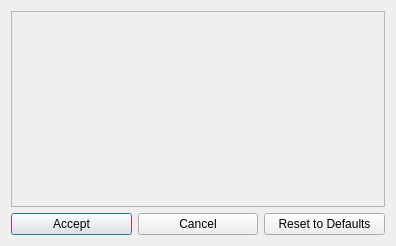
<?xml version="1.0" encoding="UTF-8"?>
<ui version="4.0">
 <class>MPOCosmeticPatchesDialog</class>
 <widget class="QDialog" name="BlankCosmeticPatchesDialog">
  <property name="geometry">
   <rect>
    <x>0</x>
    <y>0</y>
    <width>396</width>
    <height>246</height>
   </rect>
  </property>
  <property name="windowTitle">
   <string>MPO Game - Cosmetic Options</string>
  </property>
  <layout class="QGridLayout" name="gridLayout">
   <item row="2" column="2">
    <widget class="QPushButton" name="reset_button">
     <property name="text">
      <string>Reset to Defaults</string>
     </property>
    </widget>
   </item>
   <item row="2" column="0">
    <widget class="QPushButton" name="accept_button">
     <property name="text">
      <string>Accept</string>
     </property>
     <property name="default">
      <bool>true</bool>
     </property>
    </widget>
   </item>
   <item row="2" column="1">
    <widget class="QPushButton" name="cancel_button">
     <property name="text">
      <string>Cancel</string>
     </property>
    </widget>
   </item>
   <item row="1" column="0" colspan="3">
    <widget class="QScrollArea" name="scrollArea">
     <property name="widgetResizable">
      <bool>true</bool>
     </property>
     <widget class="QWidget" name="scroll_area_contents">
      <property name="geometry">
       <rect>
        <x>0</x>
        <y>0</y>
        <width>376</width>
        <height>194</height>
       </rect>
      </property>
      <layout class="QVBoxLayout" name="verticalLayout">
       <item>
        <spacer name="verticalSpacer">
         <property name="orientation">
          <enum>Qt::Orientation::Vertical</enum>
         </property>
         <property name="sizeHint" stdset="0">
          <size>
           <width>20</width>
           <height>40</height>
          </size>
         </property>
        </spacer>
       </item>
      </layout>
     </widget>
    </widget>
   </item>
  </layout>
 </widget>
 <layoutdefault spacing="6" margin="11"/>
 <resources/>
 <connections/>
</ui>
